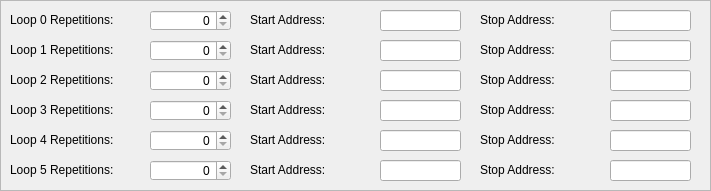
              <widget class="QFrame" name="frame_17">
               <property name="geometry">
                <rect>
                 <x>10</x>
                 <y>290</y>
                 <width>711</width>
                 <height>191</height>
                </rect>
               </property>
               <property name="frameShape">
                <enum>QFrame::StyledPanel</enum>
               </property>
               <property name="frameShadow">
                <enum>QFrame::Sunken</enum>
               </property>
               <widget class="QLabel" name="label_86">
                <property name="geometry">
                 <rect>
                  <x>250</x>
                  <y>40</y>
                  <width>111</width>
                  <height>19</height>
                 </rect>
                </property>
                <property name="text">
                 <string>Start Address:</string>
                </property>
               </widget>
               <widget class="QLabel" name="label_102">
                <property name="geometry">
                 <rect>
                  <x>480</x>
                  <y>160</y>
                  <width>111</width>
                  <height>19</height>
                 </rect>
                </property>
                <property name="text">
                 <string>Stop Address:</string>
                </property>
               </widget>
               <widget class="QLabel" name="label_79">
                <property name="geometry">
                 <rect>
                  <x>10</x>
                  <y>100</y>
                  <width>131</width>
                  <height>19</height>
                 </rect>
                </property>
                <property name="text">
                 <string>Loop 3 Repetitions:</string>
                </property>
               </widget>
               <widget class="QLabel" name="label_82">
                <property name="geometry">
                 <rect>
                  <x>10</x>
                  <y>130</y>
                  <width>131</width>
                  <height>19</height>
                 </rect>
                </property>
                <property name="text">
                 <string>Loop 4 Repetitions:</string>
                </property>
               </widget>
               <widget class="QLabel" name="label_88">
                <property name="geometry">
                 <rect>
                  <x>480</x>
                  <y>40</y>
                  <width>111</width>
                  <height>19</height>
                 </rect>
                </property>
                <property name="text">
                 <string>Stop Address:</string>
                </property>
               </widget>
               <widget class="QSpinBox" name="spinBoxLoop3">
                <property name="geometry">
                 <rect>
                  <x>150</x>
                  <y>100</y>
                  <width>81</width>
                  <height>21</height>
                 </rect>
                </property>
                <property name="alignment">
                 <set>Qt::AlignRight|Qt::AlignTrailing|Qt::AlignVCenter</set>
                </property>
               </widget>
               <widget class="QLabel" name="label_81">
                <property name="geometry">
                 <rect>
                  <x>10</x>
                  <y>40</y>
                  <width>131</width>
                  <height>19</height>
                 </rect>
                </property>
                <property name="text">
                 <string>Loop 1 Repetitions:</string>
                </property>
               </widget>
               <widget class="QLabel" name="label_83">
                <property name="geometry">
                 <rect>
                  <x>10</x>
                  <y>10</y>
                  <width>131</width>
                  <height>19</height>
                 </rect>
                </property>
                <property name="text">
                 <string>Loop 0 Repetitions:</string>
                </property>
               </widget>
               <widget class="QSpinBox" name="spinBoxLoop0">
                <property name="geometry">
                 <rect>
                  <x>150</x>
                  <y>10</y>
                  <width>81</width>
                  <height>21</height>
                 </rect>
                </property>
                <property name="alignment">
                 <set>Qt::AlignRight|Qt::AlignTrailing|Qt::AlignVCenter</set>
                </property>
               </widget>
               <widget class="QLabel" name="label_87">
                <property name="geometry">
                 <rect>
                  <x>480</x>
                  <y>10</y>
                  <width>111</width>
                  <height>19</height>
                 </rect>
                </property>
                <property name="text">
                 <string>Stop Address:</string>
                </property>
               </widget>
               <widget class="QSpinBox" name="spinBoxLoop4">
                <property name="geometry">
                 <rect>
                  <x>150</x>
                  <y>130</y>
                  <width>81</width>
                  <height>21</height>
                 </rect>
                </property>
                <property name="alignment">
                 <set>Qt::AlignRight|Qt::AlignTrailing|Qt::AlignVCenter</set>
                </property>
               </widget>
               <widget class="QLabel" name="label_80">
                <property name="geometry">
                 <rect>
                  <x>10</x>
                  <y>70</y>
                  <width>131</width>
                  <height>19</height>
                 </rect>
                </property>
                <property name="text">
                 <string>Loop 2 Repetitions:</string>
                </property>
               </widget>
               <widget class="QLabel" name="label_97">
                <property name="geometry">
                 <rect>
                  <x>250</x>
                  <y>100</y>
                  <width>111</width>
                  <height>19</height>
                 </rect>
                </property>
                <property name="text">
                 <string>Start Address:</string>
                </property>
               </widget>
               <widget class="QLabel" name="label_85">
                <property name="geometry">
                 <rect>
                  <x>250</x>
                  <y>10</y>
                  <width>111</width>
                  <height>19</height>
                 </rect>
                </property>
                <property name="text">
                 <string>Start Address:</string>
                </property>
               </widget>
               <widget class="QLabel" name="label_84">
                <property name="geometry">
                 <rect>
                  <x>10</x>
                  <y>160</y>
                  <width>131</width>
                  <height>19</height>
                 </rect>
                </property>
                <property name="text">
                 <string>Loop 5 Repetitions:</string>
                </property>
               </widget>
               <widget class="QLabel" name="label_99">
                <property name="geometry">
                 <rect>
                  <x>250</x>
                  <y>130</y>
                  <width>111</width>
                  <height>19</height>
                 </rect>
                </property>
                <property name="text">
                 <string>Start Address:</string>
                </property>
               </widget>
               <widget class="QLabel" name="label_90">
                <property name="geometry">
                 <rect>
                  <x>480</x>
                  <y>70</y>
                  <width>111</width>
                  <height>19</height>
                 </rect>
                </property>
                <property name="text">
                 <string>Stop Address:</string>
                </property>
               </widget>
               <widget class="QLabel" name="label_101">
                <property name="geometry">
                 <rect>
                  <x>250</x>
                  <y>160</y>
                  <width>111</width>
                  <height>19</height>
                 </rect>
                </property>
                <property name="text">
                 <string>Start Address:</string>
                </property>
               </widget>
               <widget class="QLabel" name="label_100">
                <property name="geometry">
                 <rect>
                  <x>480</x>
                  <y>130</y>
                  <width>111</width>
                  <height>19</height>
                 </rect>
                </property>
                <property name="text">
                 <string>Stop Address:</string>
                </property>
               </widget>
               <widget class="QSpinBox" name="spinBoxLoop5">
                <property name="geometry">
                 <rect>
                  <x>150</x>
                  <y>160</y>
                  <width>81</width>
                  <height>21</height>
                 </rect>
                </property>
                <property name="alignment">
                 <set>Qt::AlignRight|Qt::AlignTrailing|Qt::AlignVCenter</set>
                </property>
               </widget>
               <widget class="QSpinBox" name="spinBoxLoop2">
                <property name="geometry">
                 <rect>
                  <x>150</x>
                  <y>70</y>
                  <width>81</width>
                  <height>21</height>
                 </rect>
                </property>
                <property name="alignment">
                 <set>Qt::AlignRight|Qt::AlignTrailing|Qt::AlignVCenter</set>
                </property>
               </widget>
               <widget class="QLabel" name="label_98">
                <property name="geometry">
                 <rect>
                  <x>480</x>
                  <y>100</y>
                  <width>111</width>
                  <height>19</height>
                 </rect>
                </property>
                <property name="text">
                 <string>Stop Address:</string>
                </property>
               </widget>
               <widget class="QSpinBox" name="spinBoxLoop1">
                <property name="geometry">
                 <rect>
                  <x>150</x>
                  <y>40</y>
                  <width>81</width>
                  <height>21</height>
                 </rect>
                </property>
                <property name="alignment">
                 <set>Qt::AlignRight|Qt::AlignTrailing|Qt::AlignVCenter</set>
                </property>
               </widget>
               <widget class="QLabel" name="label_89">
                <property name="geometry">
                 <rect>
                  <x>250</x>
                  <y>70</y>
                  <width>111</width>
                  <height>19</height>
                 </rect>
                </property>
                <property name="text">
                 <string>Start Address:</string>
                </property>
               </widget>
               <widget class="QLineEdit" name="lineEditLoop5Stop">
                <property name="geometry">
                 <rect>
                  <x>610</x>
                  <y>160</y>
                  <width>81</width>
                  <height>21</height>
                 </rect>
                </property>
                <property name="alignment">
                 <set>Qt::AlignRight|Qt::AlignTrailing|Qt::AlignVCenter</set>
                </property>
                <property name="readOnly">
                 <bool>true</bool>
                </property>
               </widget>
               <widget class="QLineEdit" name="lineEditLoop4Stop">
                <property name="geometry">
                 <rect>
                  <x>610</x>
                  <y>130</y>
                  <width>81</width>
                  <height>21</height>
                 </rect>
                </property>
                <property name="alignment">
                 <set>Qt::AlignRight|Qt::AlignTrailing|Qt::AlignVCenter</set>
                </property>
                <property name="readOnly">
                 <bool>true</bool>
                </property>
               </widget>
               <widget class="QLineEdit" name="lineEditLoop3Stop">
                <property name="geometry">
                 <rect>
                  <x>610</x>
                  <y>100</y>
                  <width>81</width>
                  <height>21</height>
                 </rect>
                </property>
                <property name="alignment">
                 <set>Qt::AlignRight|Qt::AlignTrailing|Qt::AlignVCenter</set>
                </property>
                <property name="readOnly">
                 <bool>true</bool>
                </property>
               </widget>
               <widget class="QLineEdit" name="lineEditLoop2Stop">
                <property name="geometry">
                 <rect>
                  <x>610</x>
                  <y>70</y>
                  <width>81</width>
                  <height>21</height>
                 </rect>
                </property>
                <property name="alignment">
                 <set>Qt::AlignRight|Qt::AlignTrailing|Qt::AlignVCenter</set>
                </property>
                <property name="readOnly">
                 <bool>true</bool>
                </property>
               </widget>
               <widget class="QLineEdit" name="lineEditLoop1Stop">
                <property name="geometry">
                 <rect>
                  <x>610</x>
                  <y>40</y>
                  <width>81</width>
                  <height>21</height>
                 </rect>
                </property>
                <property name="alignment">
                 <set>Qt::AlignRight|Qt::AlignTrailing|Qt::AlignVCenter</set>
                </property>
                <property name="readOnly">
                 <bool>true</bool>
                </property>
               </widget>
               <widget class="QLineEdit" name="lineEditLoop0Stop">
                <property name="geometry">
                 <rect>
                  <x>610</x>
                  <y>10</y>
                  <width>81</width>
                  <height>21</height>
                 </rect>
                </property>
                <property name="alignment">
                 <set>Qt::AlignRight|Qt::AlignTrailing|Qt::AlignVCenter</set>
                </property>
                <property name="readOnly">
                 <bool>true</bool>
                </property>
               </widget>
               <widget class="QLineEdit" name="lineEditLoop5Start">
                <property name="geometry">
                 <rect>
                  <x>380</x>
                  <y>160</y>
                  <width>81</width>
                  <height>21</height>
                 </rect>
                </property>
                <property name="alignment">
                 <set>Qt::AlignRight|Qt::AlignTrailing|Qt::AlignVCenter</set>
                </property>
                <property name="readOnly">
                 <bool>true</bool>
                </property>
               </widget>
               <widget class="QLineEdit" name="lineEditLoop4Start">
                <property name="geometry">
                 <rect>
                  <x>380</x>
                  <y>130</y>
                  <width>81</width>
                  <height>21</height>
                 </rect>
                </property>
                <property name="alignment">
                 <set>Qt::AlignRight|Qt::AlignTrailing|Qt::AlignVCenter</set>
                </property>
                <property name="readOnly">
                 <bool>true</bool>
                </property>
               </widget>
               <widget class="QLineEdit" name="lineEditLoop3Start">
                <property name="geometry">
                 <rect>
                  <x>380</x>
                  <y>100</y>
                  <width>81</width>
                  <height>21</height>
                 </rect>
                </property>
                <property name="alignment">
                 <set>Qt::AlignRight|Qt::AlignTrailing|Qt::AlignVCenter</set>
                </property>
                <property name="readOnly">
                 <bool>true</bool>
                </property>
               </widget>
               <widget class="QLineEdit" name="lineEditLoop2Start">
                <property name="geometry">
                 <rect>
                  <x>380</x>
                  <y>70</y>
                  <width>81</width>
                  <height>21</height>
                 </rect>
                </property>
                <property name="alignment">
                 <set>Qt::AlignRight|Qt::AlignTrailing|Qt::AlignVCenter</set>
                </property>
                <property name="readOnly">
                 <bool>true</bool>
                </property>
               </widget>
               <widget class="QLineEdit" name="lineEditLoop1Start">
                <property name="geometry">
                 <rect>
                  <x>380</x>
                  <y>40</y>
                  <width>81</width>
                  <height>21</height>
                 </rect>
                </property>
                <property name="alignment">
                 <set>Qt::AlignRight|Qt::AlignTrailing|Qt::AlignVCenter</set>
                </property>
                <property name="readOnly">
                 <bool>true</bool>
                </property>
               </widget>
               <widget class="QLineEdit" name="lineEditLoop0Start">
                <property name="geometry">
                 <rect>
                  <x>380</x>
                  <y>10</y>
                  <width>81</width>
                  <height>21</height>
                 </rect>
                </property>
                <property name="alignment">
                 <set>Qt::AlignRight|Qt::AlignTrailing|Qt::AlignVCenter</set>
                </property>
                <property name="readOnly">
                 <bool>true</bool>
                </property>
               </widget>
              </widget>
